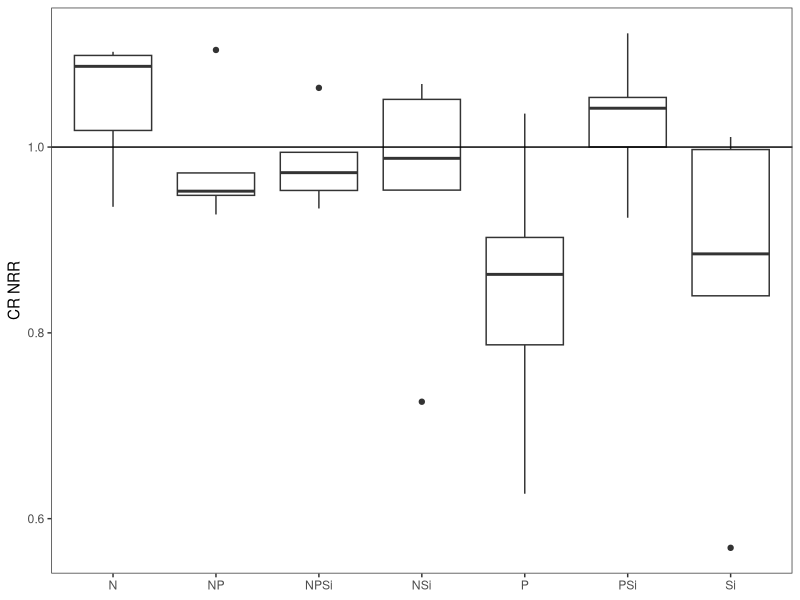
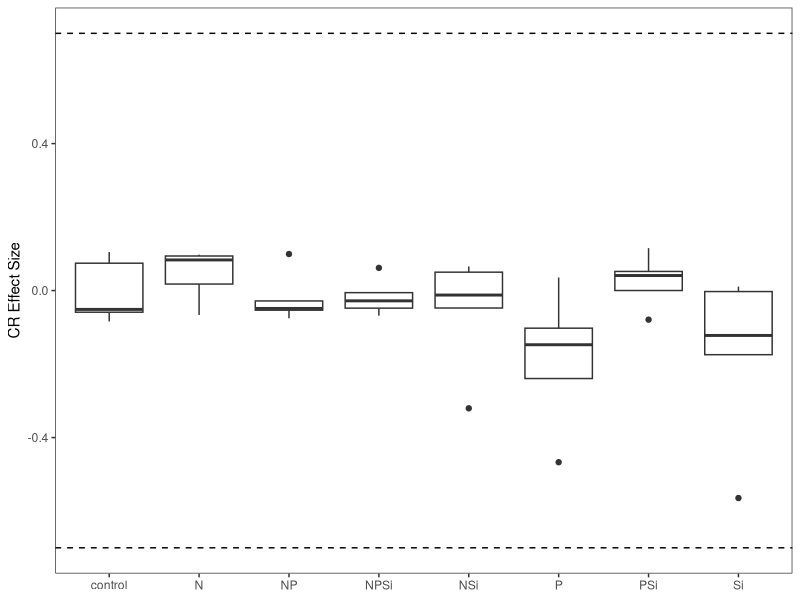
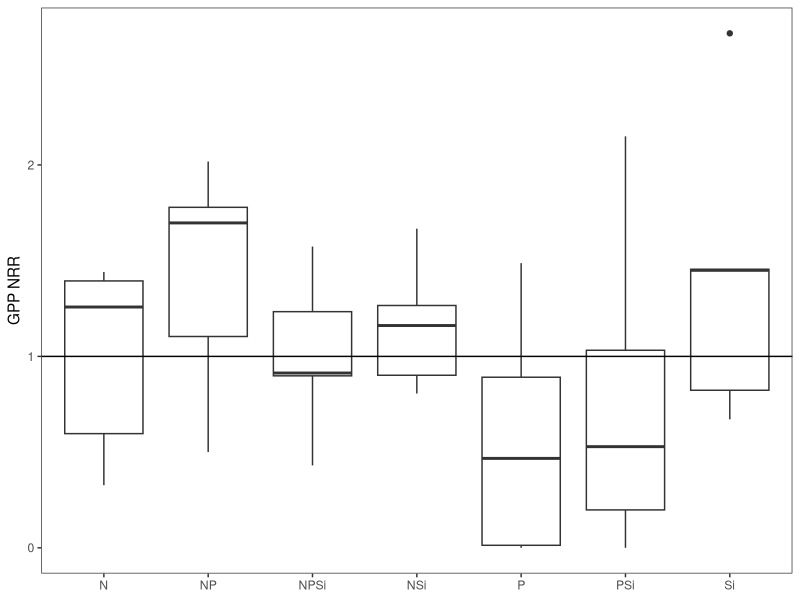
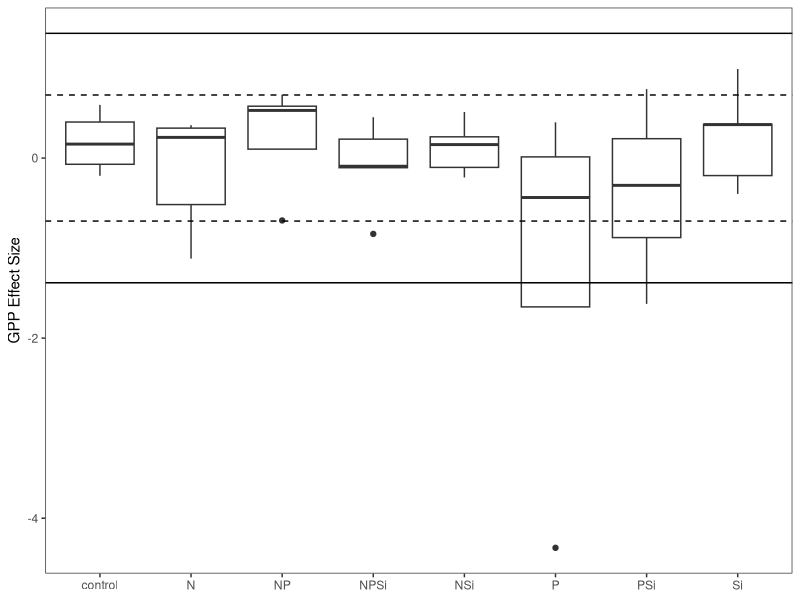
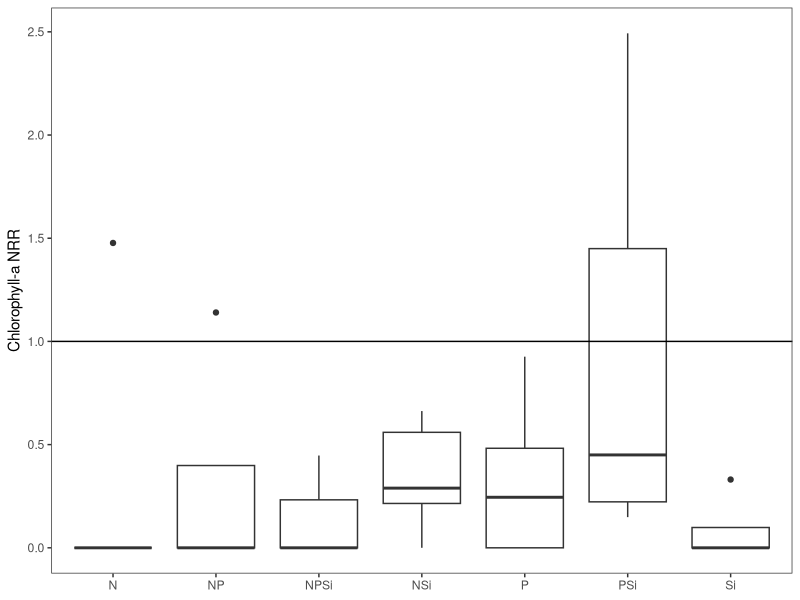
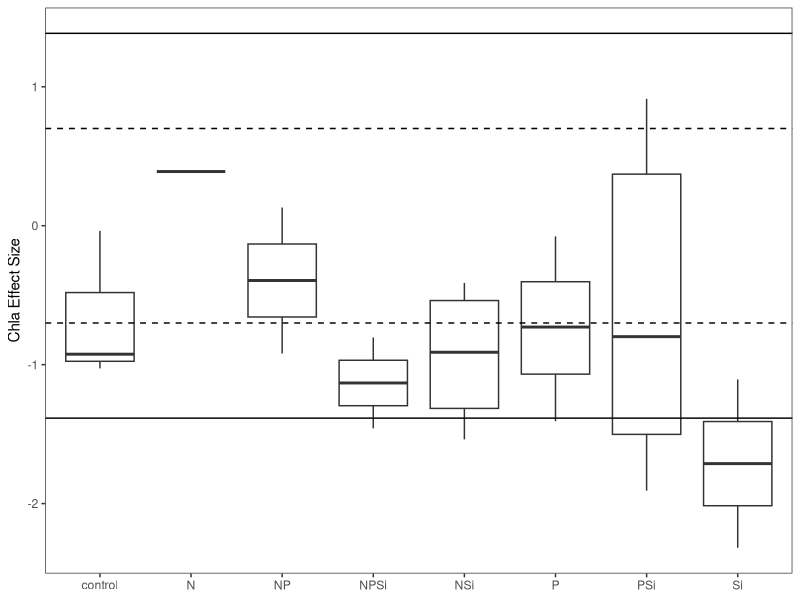
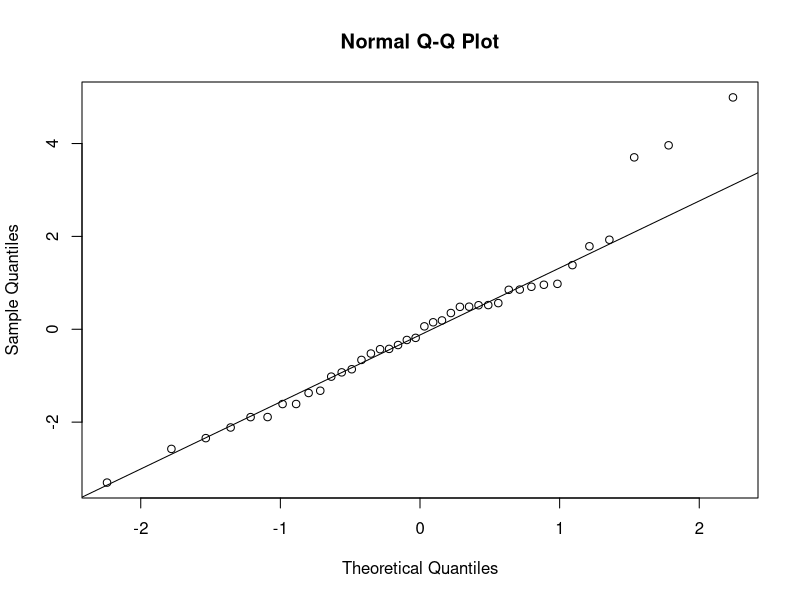
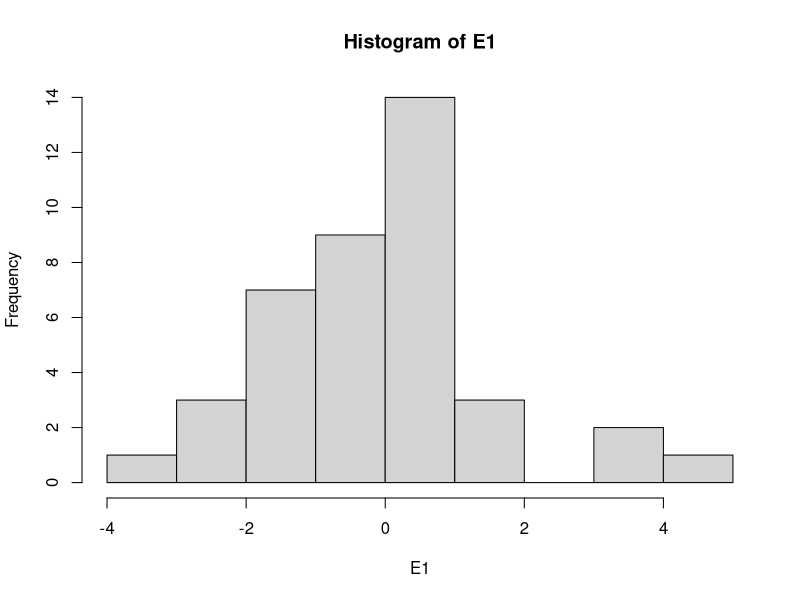

Generate these figures, in order, with R: (Note: this script raises an error after producing the figures.)
#Author:  Clay Arango
#Creation date: 14-Feb-19
#Script to analyze NDS data from Summer 2018 WSB work with S. Roley and A. Alexiades

#packages
library(nlme)
library(nortest)
library(plyr)
library(dplyr)
library(multcomp)
library(MASS)
library(ggplot2)

#Load data
sat_fall <- read.table(file="satus_fall.csv", header=T, sep=",")

#set variable
d = sat_fall

#evaluate data to make sure factors are correct
names(d)

unique(d$nutrient) #control, N, NP, NPSi, NSi, P, PSi, Si
unique(d$N) #should be 0 and 1
unique(d$P) #should be 0 and 1
unique(d$Si) #should be 0 and 1
unique(d$top) #should be "sponge" and "glass"
#if need to change, use recode function below. 
d$top<-recode(d$top, "cellulose" ="sponge")
str(d)
 
#convert N and P and Si values (0 or 1 for absence or presence) to factors
d$N<-as.factor(d$N)
d$P<-as.factor(d$P)
d$Si<-as.factor(d$Si)
str(d)

#subset data into gpp and cr response
d.cr = subset(d, top=="sponge", data=d)
d.gpp = subset(d, top=="glass", data=d)

#calculate nrr for cr
x<-ddply(d.cr, "nutrient", summarise, ave_cr = mean(cr.area, na.rm=T)) #changed to ddply b/c allows
#to specify by column name - I had a csv file with the relevant column in a different position.
x
d.cr$cr.nrr = d.cr$cr.area/-17.11723 #divide by control ave_cr

#calculate nrr for gpp and chla
x<- ddply(d.gpp, "nutrient", summarise, ave_gpp = mean(gpp.area, na.rm=T), ave_chla = mean(chla_ug_cm2, na.rm=T)) 
x
d.gpp$gpp.nrr = d.gpp$gpp.area/4.345200 #divide by control ave_gpp
d.gpp$chla.nrr = d.gpp$chla_ug_cm2/0.1823788 #divide by control ave_chla

#now combine into one and export
d.cr$chla.nrr<-NA
d.cr$gpp.nrr<-NA
d.gpp$cr.nrr<-NA
d.nrr<-rbind(d.cr, d.gpp)
d.nrr$site.date<-"satus_fall"
d.nrr$cr.es<-log(d.nrr$cr.nrr)
d.nrr$gpp.es<-log(d.nrr$gpp.nrr)
d.nrr$chla.es<-log(d.nrr$chla.nrr)
write.table(d.nrr, "satus_fall_nrr.csv",  sep=",", quote=F, row.names =F)

###############
#plots of NRR
##############
ggplot(data=subset(d.cr, !(nutrient=="control")), aes(x=nutrient, y=cr.nrr))+geom_boxplot()+theme_bw()+
  ylab("CR NRR")+geom_abline(slope = 0, intercept = 1)+
  theme(axis.title.x=element_blank(), panel.grid.minor=element_blank(), panel.grid.major=element_blank())
#no response

ggplot(data=subset(d.nrr, (top=="sponge")), aes(x=nutrient, y=cr.es))+geom_boxplot()+theme_bw()+
  ylab("CR Effect Size")+geom_hline(yintercept = 0.7, lty="dashed")+ geom_hline(yintercept = -0.7, lty="dashed")+
  theme(axis.title.x=element_blank(), panel.grid.minor=element_blank(), panel.grid.major=element_blank())

ggplot(data=subset(d.gpp, !(nutrient=="control")), aes(x=nutrient, y=gpp.nrr))+geom_boxplot()+theme_bw()+
  ylab("GPP NRR")+geom_abline(slope = 0, intercept = 1)+
  theme(axis.title.x=element_blank(), panel.grid.minor=element_blank(), panel.grid.major=element_blank())
#mostly neutral. 

ggplot(data=subset(d.nrr,top=="glass"), aes(x=nutrient, y=gpp.es))+geom_boxplot()+theme_bw()+
  ylab("GPP Effect Size")+geom_hline(yintercept = -0.7, lty="dashed")+geom_hline(yintercept = 0.7, lty="dashed")+
  geom_hline(yintercept = -1.385)+geom_hline(yintercept = 1.385)+
  theme(axis.title.x=element_blank(), panel.grid.minor=element_blank(), panel.grid.major=element_blank())

ggplot(data=subset(d.gpp, !(nutrient=="control")), aes(x=nutrient, y=chla.nrr))+geom_boxplot()+theme_bw()+
  ylab("Chlorophyll-a NRR")+geom_abline(slope = 0, intercept = 1)+ 
  theme(axis.title.x=element_blank(), panel.grid.minor=element_blank(), panel.grid.major=element_blank())
#limitation or neutral. A few high values which check out as correct.

ggplot(data=subset(d.nrr, (top=="glass")), aes(x=nutrient, y=chla.es))+geom_boxplot()+theme_bw()+
  ylab("Chla Effect Size")+ geom_hline(yintercept = 0.7, lty="dashed")+  geom_hline(yintercept = -1.385)+  
  geom_hline(yintercept = -0.7, lty="dashed")+ geom_hline(yintercept = 1.385)+
  theme(axis.title.x=element_blank(), panel.grid.minor=element_blank(), panel.grid.major=element_blank())

##########
#NRR Summary Files
#########

GPP_sum<-ddply(d.gpp, "nutrient", summarise, ave_nrr.gpp=mean(gpp.nrr, na.rm=T), sd_nrr.gpp=sd(gpp.nrr, na.rm=T), 
               se_nrr.gpp =(sd(gpp.nrr)/sqrt(sum(!is.na(gpp.nrr)))), 
               ci95_nrr.gpp = (1.96*(sd(gpp.nrr)/sqrt(sum(!is.na(gpp.nrr))))),
               ave_nrr.chla=mean(chla.nrr, na.rm=T), sd_nrr.chla=sd(chla.nrr, na.rm=T), 
               se_nrr.chla =(sd(chla.nrr)/sqrt(sum(!is.na(chla.nrr)))), 
               ci95_nrr.chla = (1.96*(sd(chla.nrr)/sqrt(sum(!is.na(chla.nrr))))))
CR_sum<-ddply(d.cr, "nutrient", summarise, ave_nrr.cr=mean(cr.nrr, na.rm=T), sd_nrr.cr=sd(cr.nrr, na.rm=T), 
              se_nrr.cr =(sd(cr.nrr)/sqrt(sum(!is.na(cr.nrr)))), 
              ci95_nrr.cr = (1.96*(sd(cr.nrr)/sqrt(sum(!is.na(cr.nrr))))))

#now combine into one and export
d.sum<-merge(GPP_sum, CR_sum, by="nutrient")
d.sum$site_date<-"aht_summer"
write.table(d.sum, "reec_summer_summ.csv",  sep=",", quote=F, row.names =F)

############################################################
#analyze RESPIRATION data
############################################################

M1<-gls(cr.area~N*P*Si, data=d.cr, na.action=na.omit)
E1<-residuals(M1)
qqnorm(E1)
qqline(E1)
ad.test(E1)
   #residuals are more-or-less normally distributed, p=0.1239. A lot of wiggle around QQ line
hist(E1) #ok
plot(M1)# a little bit heteroscedastic but not dramatically so. less variation as values increase

plot(filter(d.cr, !is.na(cr.area)) %>% dplyr::select(nutrient), 
     E1, xlab="nutrient", ylab="Residuals")
bartlett.test(cr.area~nutrient, data=d.cr)
   #variance test OK

anova(M1)
  #P and NPSi interaction signficant. in figure, Si appears higher, NP lower, all others equal to Control
#P:Si            1    8.8278  0.0056
##########################################################
#do multiple 2 way ANOVAs to improve our ability to interpret
##########################################################
#N and P
M1<-gls(cr.area~N*P, data=d.cr, na.action=na.omit)
E1<-residuals(M1)
qqnorm(E1)
qqline(E1)#ugly
ad.test(E1)
#residuals are not normally distributed, p=0.004042
hist(E1)#ok  
plot(M1)

bartlett.test(cr.area~nutrient, data=d.cr)
#variance test OK

anova(M1) #interpretation, no limitation

#remove NA for plotting
xx = na.omit(subset(d.cr, select = c(N,P,cr.area)))
interaction.plot(xx$N, xx$P, xx$cr.area)

#N and Si
M1<-gls(cr.area~N*Si, data=d.cr, na.action=na.omit)
E1<-residuals(M1)
qqnorm(E1)
qqline(E1)#ugly
ad.test(E1)
#residuals are not normally distributed, p=0.01812
hist(E1)  #ok
plot(M1)

bartlett.test(cr.area~nutrient, data=d.cr)
#variance test OK

anova(M1) #interpretation, no limitation

#remove NA for plotting
xx = na.omit(subset(d.cr, select = c(N,Si,cr.area)))
interaction.plot(xx$N, xx$Si, xx$cr.area)

#P and Si
M1<-gls(cr.area~P*Si, data=d.cr, na.action=na.omit)
E1<-residuals(M1)
qqnorm(E1)
qqline(E1)
ad.test(E1)
#residuals are normally distributed, p=0.07299
hist(E1)  
plot(M1)

bartlett.test(cr.area~nutrient, data=d.cr)
#variance test OK

anova(M1) #interpretation, no limitation, Si offsets negative effects of P
#P:Si            1    8.2328  0.0068

#remove NA for plotting
xx = na.omit(subset(d.cr, select = c(P,Si,cr.area)))
interaction.plot(xx$P, xx$Si, xx$cr.area*-1)
#plot is an X (CR declines in presence of P, but neutral with Si and P)
##########################################################

############################################################
#analyze the PRODUCTION data
############################################################

M1<-gls(gpp.area~N*P*Si, data=d.gpp, na.action=na.omit) 
E1<-residuals(M1)
qqnorm(E1)
qqline(E1)
ad.test(E1)
  #ok

hist(E1, xlab="residuals", main="")
plot(M1)

plot(filter(d.gpp, !is.na(gpp.area)) %>% dplyr::select(nutrient), 
     E1, xlab="nutrient", ylab="Residuals")
bartlett.test(gpp.area~nutrient, data=d.gpp)
   #ok

anova(M1)


x <- group_by(d.gpp, nutrient) %>%  # Grouping function causes subsequent functions to aggregate by season and reach
  summarize(gpp.mean = abs(mean(gpp.area, na.rm = TRUE)), # na.rm = TRUE to remove missing values
            gpp.sd=abs(sd(gpp.area, na.rm = TRUE)),  # na.rm = TRUE to remove missing values
            n = sum(!is.na(gpp.area)), # of observations, excluding NAs. 
            gpp.se=gpp.sd/sqrt(n))

ggplot(data=x, aes(x=nutrient, y=gpp.mean)) + 
  geom_bar(stat="identity", position=position_dodge(), color = "black") + 
  geom_errorbar(aes(ymin=gpp.mean, ymax=gpp.mean+gpp.se), width=0.2, 
                position=position_dodge(0.9)) + 
  xlab("Nutrient") +
  ylab(expression(Production~(ug~O[2]~m^{-2}~h^{-1}))) +
  labs(fill="Light") +
  theme_bw() +
  theme(panel.grid.major=element_blank(),
        panel.grid.minor=element_blank(), 
        legend.title=element_text(size=6), 
        legend.key=element_blank(),  
        legend.position=c(0.5,0.95),  
        legend.text=element_text(size=8),  
        legend.background=element_blank(),  
        legend.direction="horizontal",  
        legend.key.size=unit(0.3, "cm"),  
        axis.title.y=element_text(size=8),  
        axis.title.x=element_text(size=8),  
        axis.text.x=element_text(size=8))
############################################################
#analyze the CHL-A biomass on disks
############################################################
M1<-gls(chla_ug_cm2~N*P*Si, data=d.gpp, na.action=na.omit) 
E1<-residuals(M1)
qqnorm(E1)
qqline(E1)#a bit wiggly
ad.test(E1)
#ok

hist(E1, xlab="residuals", main="")
plot(M1)

plot(filter(d.gpp, !is.na(chla_ug_cm2)) %>% dplyr::select(nutrient), 
     E1, xlab="nutrient", ylab="Residuals")
bartlett.test(gpp.area~nutrient, data=d.gpp)
#ok

anova(M1) #no limitation

##########################################################
#do multiple 2 way ANOVAs to improve our ability to interpret
##########################################################
#N and P
M1<-gls(chla_ug_cm2~N*P, data=d.gpp, na.action=na.omit)
E1<-residuals(M1)
qqnorm(E1)
qqline(E1)#wiggly
ad.test(E1)
#residuals not normally distributed, p=0.01438
hist(E1)  #ok
plot(M1)

bartlett.test(chla_ug_cm2~nutrient, data=d.gpp)
#variance test OK

anova(M1) #interpretation, N limitation
#remove NA for plotting
xx = na.omit(subset(d.gpp, select = c(N,P,chla_ug_cm2)))
interaction.plot(xx$N, xx$P, xx$chla_ug_cm2)

#N and Si
M1<-gls(chla_ug_cm2~N*Si, data=d.gpp, na.action=na.omit)
E1<-residuals(M1)
qqnorm(E1)
qqline(E1)#wiggly
ad.test(E1)
#residuals not normally distributed, p=0.03695
hist(E1) #right-skewed 
plot(M1)

bartlett.test(cr.area~nutrient, data=d.gpp)
#variance test OK

anova(M1) #interpretation: no response

#remove NA for plotting
xx = na.omit(subset(d.gpp, select = c(N,Si,chla_ug_cm2)))
interaction.plot(xx$N, xx$Si, xx$chla_ug_cm2)

#P and Si
M1<-gls(chla_ug_cm2~P*Si, data=d.gpp, na.action=na.omit)
E1<-residuals(M1)
qqnorm(E1)
qqline(E1)# wiggly
ad.test(E1)
#residuals normally distributed, p=0.08851
hist(E1)  
plot(M1)

bartlett.test(chla_ug_cm2~nutrient, data=d.gpp)
#variance OK

anova(M1) #interpretation: no response

#remove NA for plotting
xx = na.omit(subset(d.gpp, select = c(P,Si,chla_ug_cm2)))
interaction.plot(xx$P, xx$Si, xx$chla_ug_cm2)
